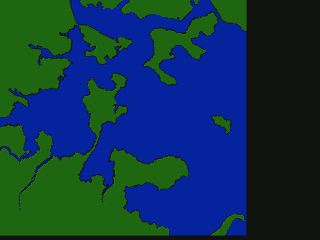
#> input picture data/sequ_ani.gif, 320 x 240 px
$ python extract_shapes.py   (older library calls are emulated)
#> lines starting #> are read from the running program, lines starting #| are printed output that depends on the picture
import os

from sandbox.settings import DATA_DIR

landfill_gif = os.path.join(DATA_DIR, 'sequ_ani.gif')

from scipy import misc

face = misc.imread(landfill_gif)
#> face is the input picture: shape (240, 320, 3); mean R, G, B 16.3, 52.8, 72.6


import numpy as np
import matplotlib.pyplot as plt

from skimage.data import camera
from skimage.filters import roberts, sobel, scharr, prewitt


image = camera()
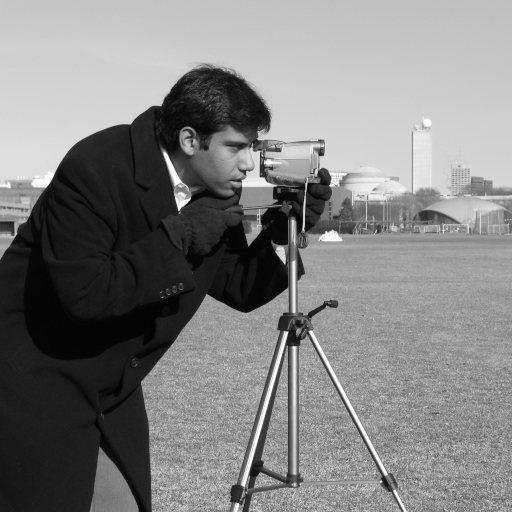
#> input picture skimage.data.camera(), 512 x 512 px
#> image is the input picture: shape (512, 512); min 0, max 255, mean 129.1
edge_roberts = roberts(image)
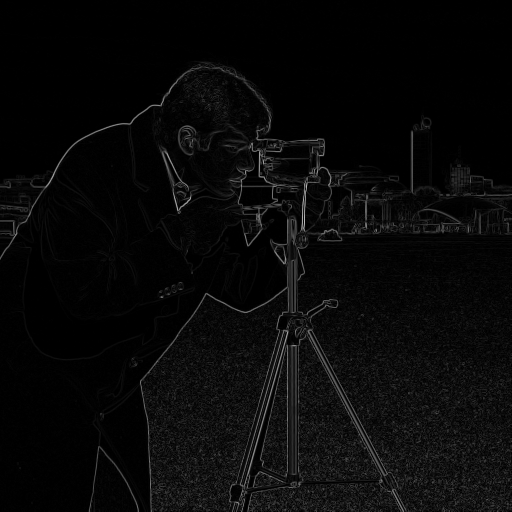
#> edge_roberts: shape (512, 512) float64; min 0, max 0.731, mean 0.0358
edge_sobel = sobel(image)

fig, ax = plt.subplots(ncols=2, sharex=True, sharey=True,
                       figsize=(8, 4))

ax[0].imshow(edge_roberts, cmap=plt.cm.gray)
ax[0].set_title('Roberts Edge Detection')

ax[1].imshow(edge_sobel, cmap=plt.cm.gray)
ax[1].set_title('Sobel Edge Detection')

for a in ax:
    a.axis('off')

plt.tight_layout()
plt.show()
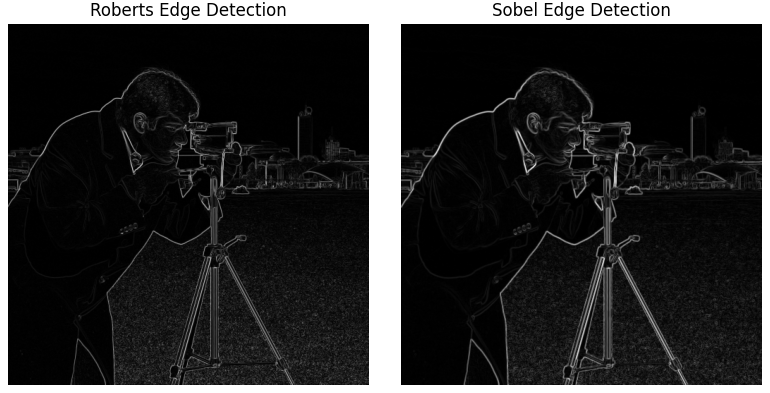
#> figure drawn by matplotlib, 2 panels

$ run again, with data/boston_sat_map.png saved as data/sequ_ani.gif
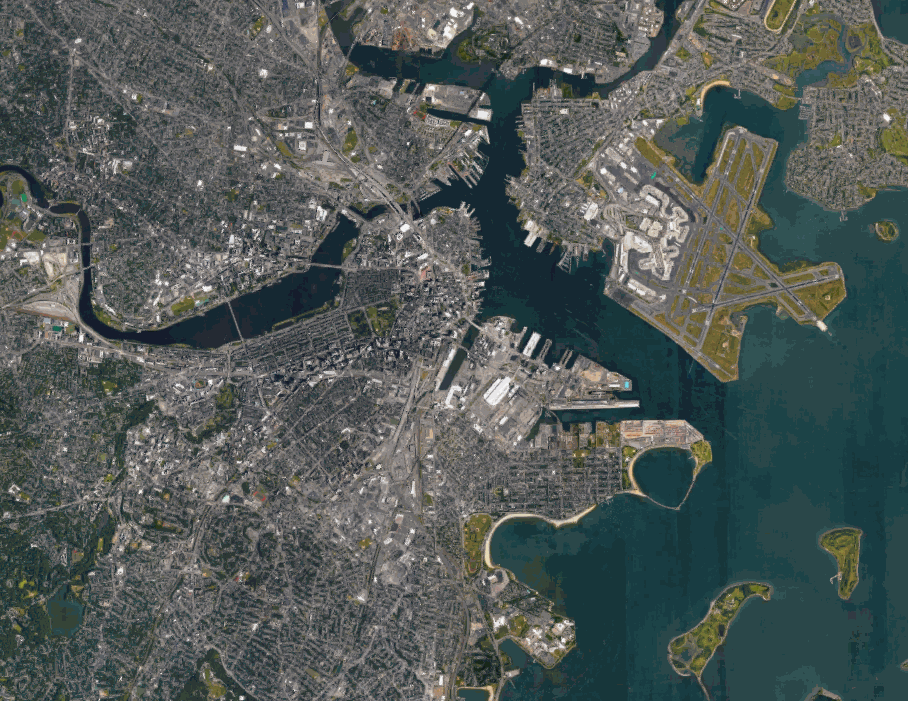
#> input picture data/boston_sat_map.png, 908 x 701 px
#> face is the input picture: shape (701, 908, 4); mean R, G, B, A 81.6, 89.9, 87.3, 255
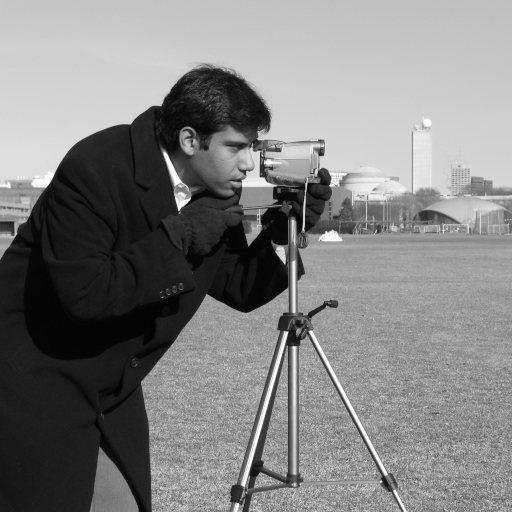
#> input picture skimage.data.camera(), 512 x 512 px
#> image is the input picture: shape (512, 512); min 0, max 255, mean 129.1
